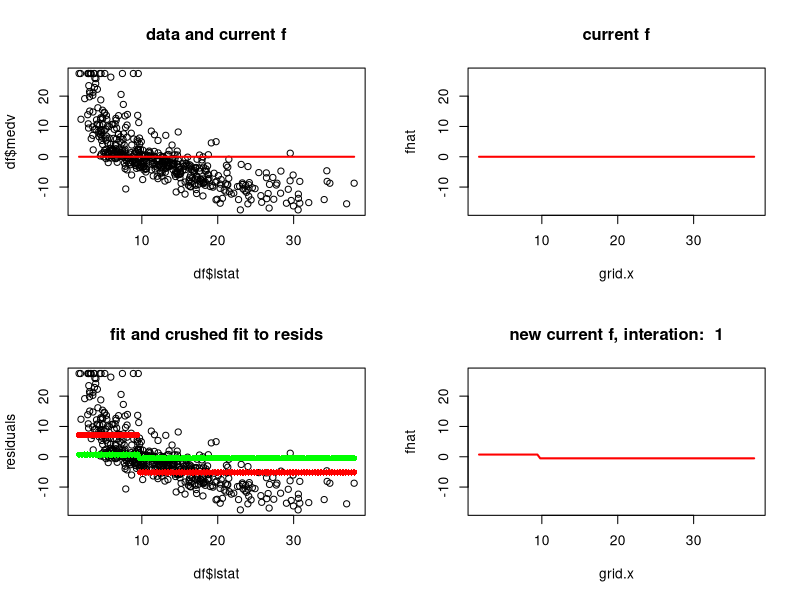
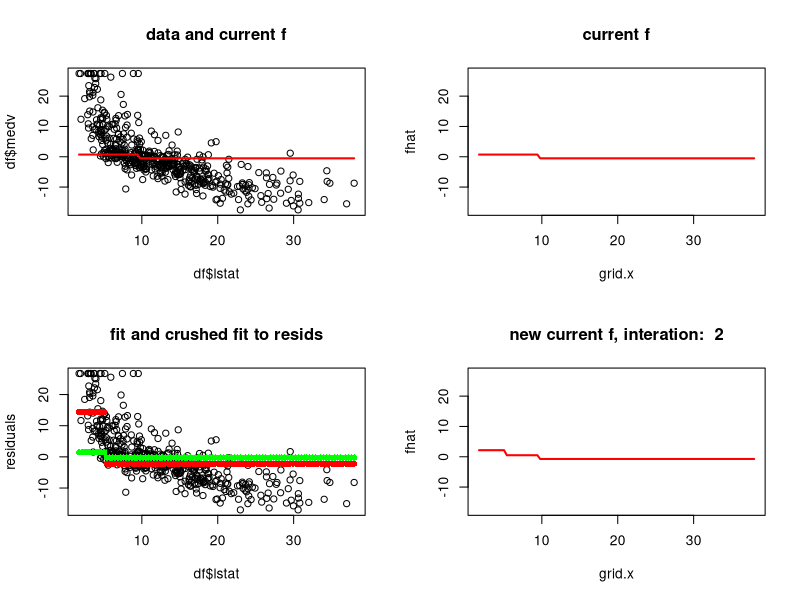
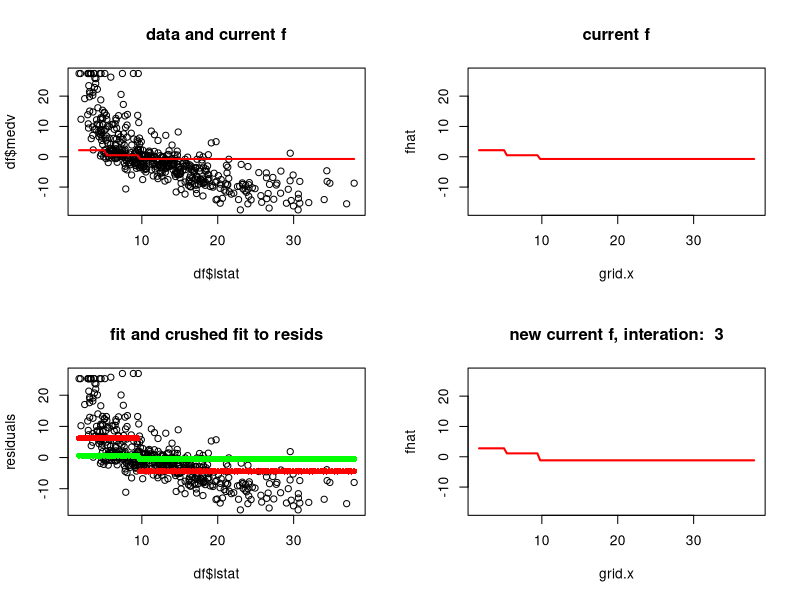
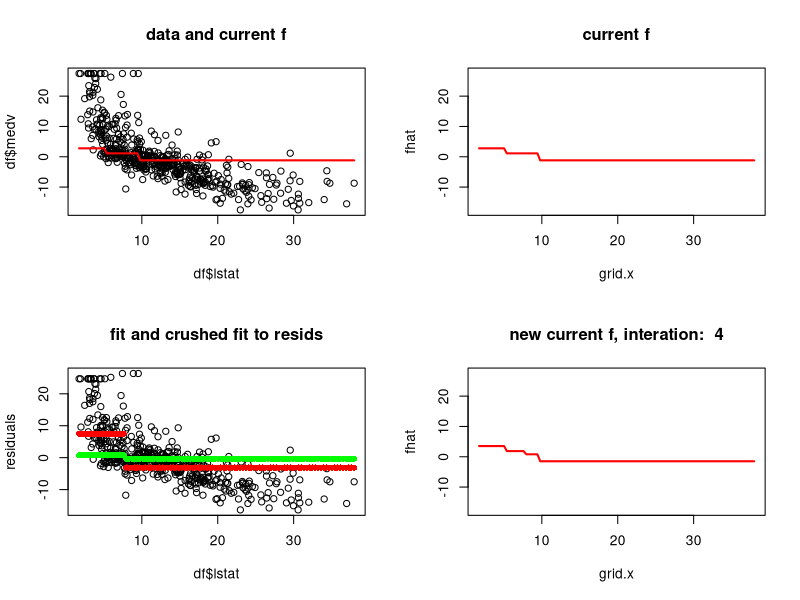
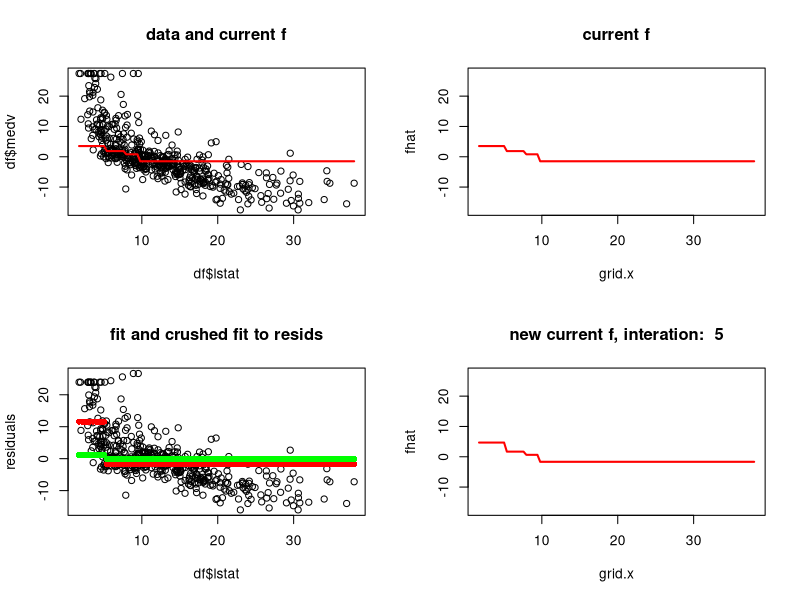
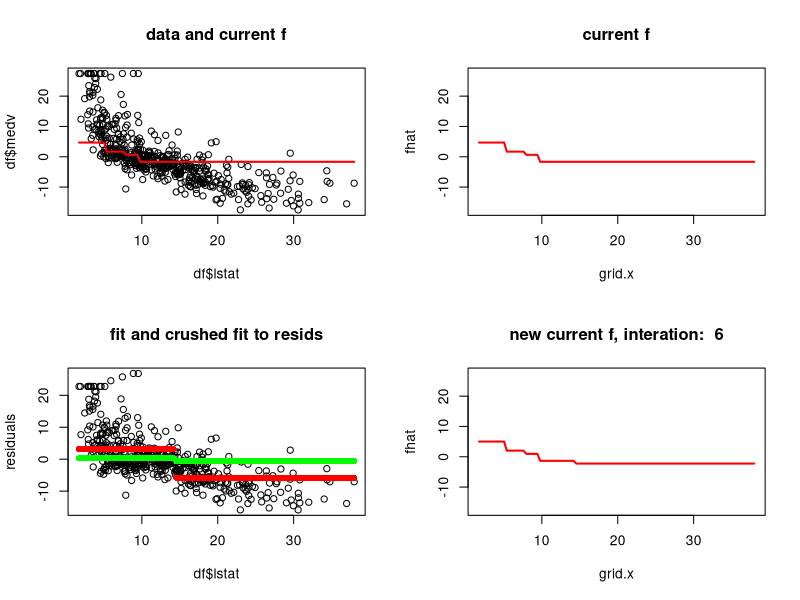
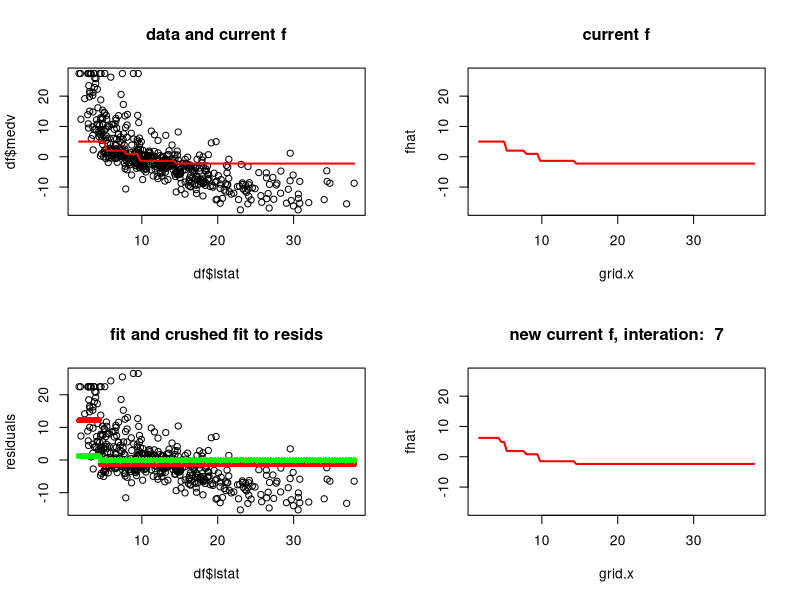
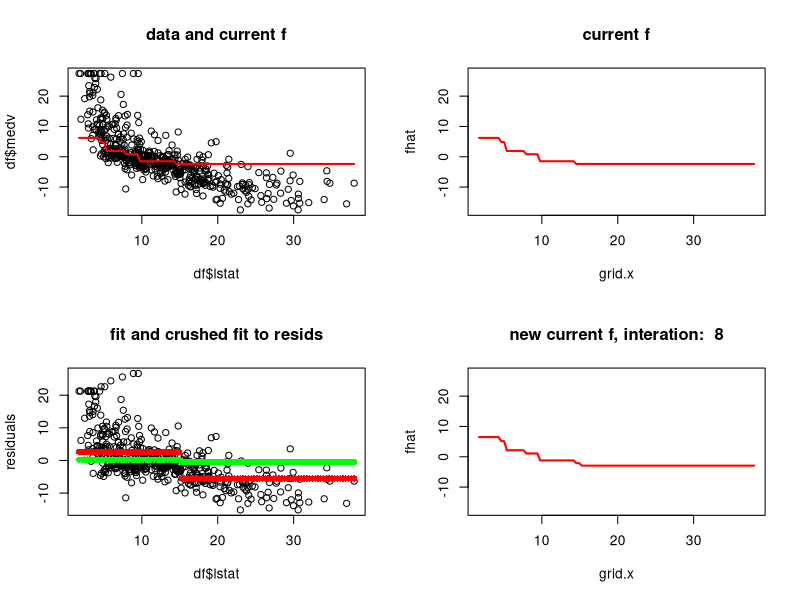

R code for these plots, in order:
########################################
### get libraries
library(MASS)
library(rpart)

########################################
### get data
df = Boston
df$medv = df$medv-mean(df$medv)
n = length(df$lstat)

########################################
### maintain function on a grid of values
NUM_GRID = 100  # number of points on which we evaluate the fit
range.x = range(df$lstat)
grid.x = seq(range.x[1], range.x[2], length.out = NUM_GRID)

#give the fv such tne new.x is closest to x
myPredict = function(x, fv, new.x) {
  fv[which.min(sapply(x, function(z) sqrt(sum((z - new.x) ^ 2))))]
}

########################################
### boosting params
MAX_DEPTH = 1 #fit stumps
MAX_B = 50 #number of boosting iterations
lambda = 0.1

########################################
###initialize f and r
fhat=rep(0,NUM_GRID)
residuals=df$medv

########################################
### boosting loop
sleeptime = .8 #time to wait before drawing a new plot
Bcut=10 # number of iterations to advance by hitting return, after that us sleeptime
par( mfrow = c( 2, 2 ) )
fmat = matrix(0.0,NUM_GRID,MAX_B)
fmat[,1]=fhat

for (B in seq(1, MAX_B-1)) {
  if (B %% 1 == 0) print(paste("Iteration ==> ", B, sep=""))

  # plot points and current fit  
  plot(df$lstat, df$medv)
  points(grid.x, fhat, cex=1, col="red", type="l",lwd=2)
  title(main="data and current f")

  # plot the current fit 
  plot(grid.x, fhat, cex=1, col="red", ylim=range(df$medv),type="l",lwd=2)
  title(main="current f")
  
  # plot residuals, with fit and crushed fit
  plot(df$lstat, residuals, col="black")
  title(main="fit and crushed fit to resids")
  
  # fit residuals
  tmp.tr = rpart(res~lstat, data.frame(res=residuals, lstat=df$lstat), 
             control=rpart.control(maxdepth = MAX_DEPTH))
  # plot fit and crushed fit
  for (cx in grid.x) {
    py = predict(tmp.tr, data.frame(lstat=cx))
    points(cx, py, col="red",pch=16)
    points(cx, lambda * py, col="green",pch=16)
  }
  
  # update fit
  for (i in 1:NUM_GRID) {
    py = predict(tmp.tr, data.frame(lstat=grid.x[i]))
    fhat[i] = fhat[i] + lambda * py
  }
  fmat[,B+1]=fhat
  
  # update residuals
  for (i in 1:n) {
    residuals[i] = df$medv[i] - myPredict(grid.x, fhat, df$lstat[i])
  }
  
  # plot the new current fit 
  if(B<Bcut) {
     readline("update f?")
   } else {
      Sys.sleep(sleeptime)
   }
  plot(grid.x, fhat, cex=1, col="red", ylim=range(df$medv),type="l",lwd=2)
  title(main=paste("new current f, interation: ",B))

  
  if(B<Bcut) {
     readline("update f?")
   } else {
      Sys.sleep(sleeptime)
   }
}

########################################
###plot function iterations
par(mfrow=c(1,1))
sleeptime = .3
for(i in 1:ncol(fmat)) {
   plot(df$lstat,df$medv,pch=".",col="blue")
   lines(grid.x,fmat[,i],col="red",lwd=2)
   Sys.sleep(sleeptime)
}



